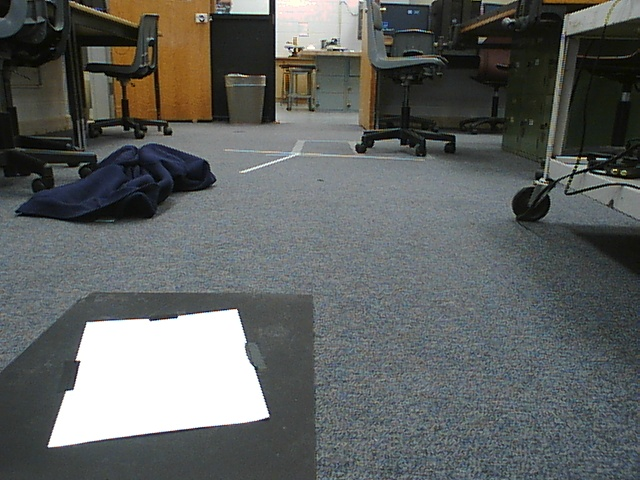
#> input picture Graveyard On Fire/paperCalibrate2.jpg, 640 x 480 px, given in place of the camera
$ python simpleTracking.py   (Python 2 division)   (older library calls are emulated)
#> lines starting #> are read from the running program, lines starting #| are printed output that depends on the picture; after the words box and inside, x2 and y2 are one past the last pixel; in counts of white or black regions, pixels touching at a corner belong together
from collections import deque
import numpy as np
import argparse
import imutils
import cv2

camera = cv2.VideoCapture(0)

while True:

	(grabbed, frame) = camera.read()
#> frame is the input picture: shape (480, 640, 3); mean B, G, R 96.7, 98.2, 95.2
	#frame = cv2.undistort(frame, mtx, dist, None, newcameramtx)

	#perform a gaussian blur on image
	#parameters: source, (sigmaX, sigmaY), border type (0 = defualt)
	blurred_frame = cv2.GaussianBlur(frame, (5,5), 0)

	#convert from bgr to hsv color space
	hsv = cv2.cvtColor(blurred_frame, cv2.COLOR_BGR2HSV)
#> hsv: shape (480, 640, 3); mean H, S, V 73.2, 37, 102.4

	#convert from bgr to gray color space
	gray = cv2.cvtColor(blurred_frame,  cv2.COLOR_BGR2GRAY)
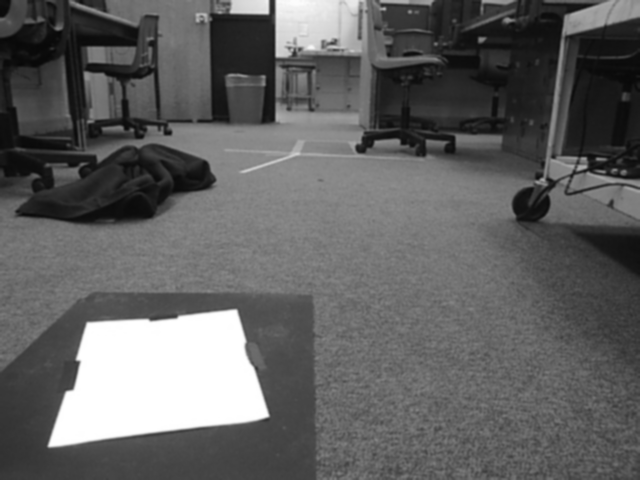
#> gray: shape (480, 640); min 8, max 255, mean 97.1

	#define lower and upper bounds of hsv mask to detect white
	#lowerWhite = np.array([45, 20, 165])
	#upperWhite = np.array([140, 120, 255])

	lowerWhite = np.array([0, 0, 190])
	upperWhite = np.array([150, 200, 255])

	#perform hsv mask on image
	mask = cv2.inRange(hsv, lowerWhite, upperWhite)
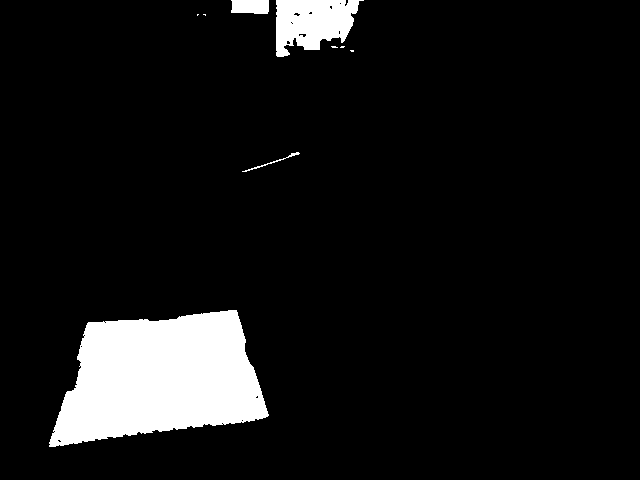
#> mask: shape (480, 640); 8.1% white; 9 white regions (5 under 20 px), largest, box (x1, y1, x2, y2) and area: (49, 310, 269, 447) 20871, (276, 0, 364, 57) 3436, (231, 0, 269, 14) 498, (242, 152, 300, 172) 103
        mask = cv2.erode(mask, None, iterations=2)
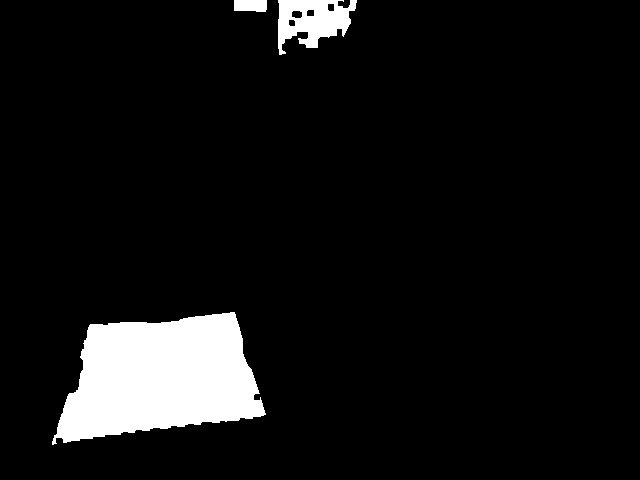
#> mask: shape (480, 640); 7.2% white; 3 white regions, box (x1, y1, x2, y2) and area: (52, 312, 266, 445) 19243, (278, 0, 357, 55) 2593, (234, 0, 267, 12) 372
        mask = cv2.dilate(mask, None, iterations=2)
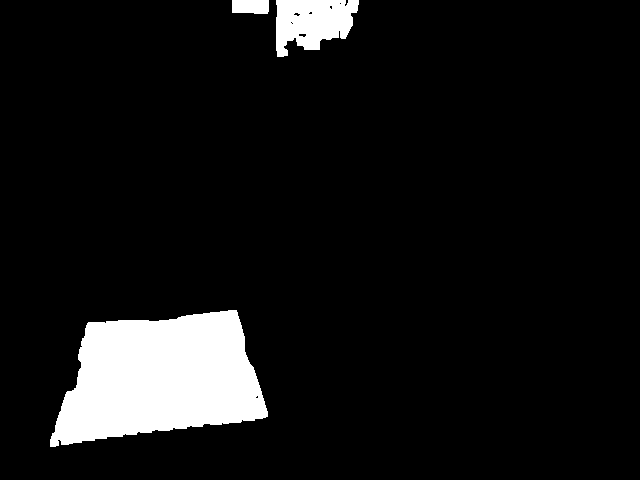
#> mask: shape (480, 640); 8% white; 3 white regions, box (x1, y1, x2, y2) and area: (50, 310, 268, 447) 20759, (276, 0, 359, 57) 3365, (232, 0, 269, 14) 494

	#detect canny edges
	#paramters: source, threshold1, threshold2
	edges = cv2.Canny(mask, 75, 150)
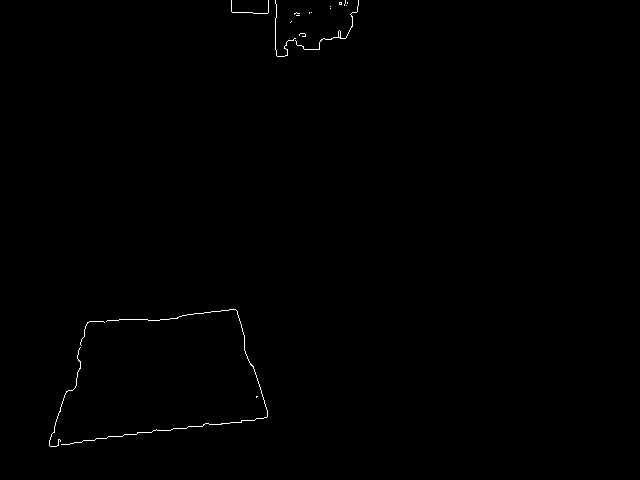
#> edges: shape (480, 640); 0.31% white in thin lines or dots, all inside (x1, y1, x2, y2) = (49, 0, 359, 447)

	# find contours in the mask and initialize the current
        # (x, y) center of the ball
        #cnts = cv2.findContours(mask.copy(), cv2.RETR_EXTERNAL, cv2.CHAIN_APPROX_SIMPLE)[-2]
        cnts = cv2.findContours(mask.copy(), cv2.RETR_EXTERNAL, cv2.CHAIN_APPROX_SIMPLE)
#> cnts = 3 contours; box (x1, y1, x2, y2) and area: (50, 310, 268, 447) 20448, (276, 0, 359, 57) 3252, (232, 0, 269, 14) 445
        cnts = cnts[0] if imutils.is_cv2() else cnts[1]
        center = None

	go = False

        # only proceed if at least one contour was found
        if len(cnts) > 0:
        	# find the largest contour in the mask, then use
        	# it to compute the minimum enclosing circle and
        	# centroid
        	c = max(cnts, key=cv2.contourArea)
#> c = contour of 231 points, box (x1, y1, x2, y2) (50, 310, 268, 447), area 20448
        	x, y, w, h = cv2.boundingRect(c)
#> x = 50; y = 310; w = 218; h = 137
		((a, b), radius) = cv2.minEnclosingCircle(c)
#> a = 153.1; b = 391.8; radius = 116.5
		M = cv2.moments(c)
#> M = moments, m00 20448, centre m10/m00, m01/m00 = (159.7, 377.9)
		center = (int(M["m10"] / M["m00"]), int(M["m01"] / M["m00"]))
#> center = (159, 377)


        	# finding the extreme values
        	extLeft = tuple(c[c[:, :, 0].argmin()][0])
#> extLeft = (50, 439)
        	extRight = tuple(c[c[:, :, 0].argmax()][0])
#> extRight = (267, 416)
        	extTop = tuple(c[c[:, :, 1].argmin()][0])
#> extTop = (228, 310)
        	extBot = tuple(c[c[:, :, 1].argmax()][0])
#> extBot = (50, 446)

		cv2.circle(frame, extLeft, 5, (0, 0, 255), -1)  #red left point
#> frame: shape (480, 640, 3); 0.03% of pixels changed, all inside (x1, y1, x2, y2) = (45, 434, 56, 445)
		cv2.circle(frame, extRight, 5, (0, 255, 0), -1)  #green right point
#> frame: shape (480, 640, 3); mean B, G, R 96.6, 98.2, 95.2
		cv2.circle(frame, extTop, 5, (255, 0, 0), -1)  #blue top point
#> frame: shape (480, 640, 3); mean B, G, R 96.7, 98.2, 95.1
		cv2.circle(frame, extBot, 5, (255, 255, 0), -1)  #teal bottom point
#> frame: shape (480, 640, 3); mean B, G, R 96.7, 98.2, 95.1

		cv2.circle(frame, (170, 143), 5, (0, 0, 255), -1)  #red left point
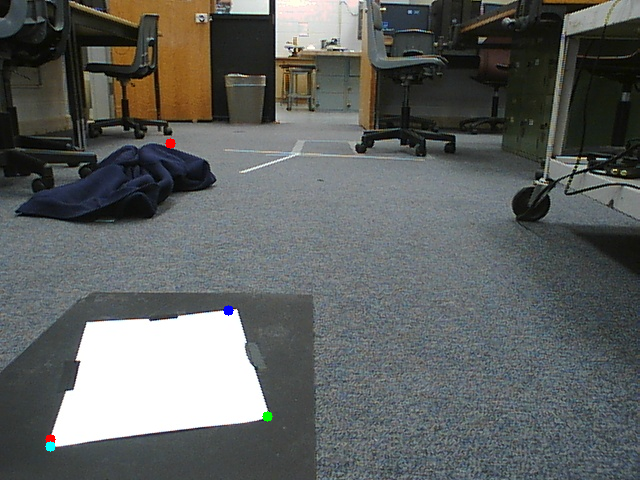
#> frame: shape (480, 640, 3); mean B, G, R 96.7, 98.2, 95.1
		cv2.circle(frame, (318, 228), 5, (0, 255, 0), -1)  #green right point
#> frame: shape (480, 640, 3); 0.03% of pixels changed, all inside (x1, y1, x2, y2) = (313, 223, 324, 234)
		cv2.circle(frame, (261, 105), 5, (255, 0, 0), -1)  #blue top point
#> frame: shape (480, 640, 3); mean B, G, R 96.7, 98.2, 95.1
		cv2.circle(frame, (233, 263), 5, (255, 255, 0), -1)  #teal bottom point
#> frame: shape (480, 640, 3); mean B, G, R 96.7, 98.2, 95

		print "left"
		print extLeft
#| (50, 439)
		print "right"
		print extRight
#| (267, 416)
		print "top"
		print extTop
#| (228, 310)
		print "bot"
		print extBot
#| (50, 446)


	cv2.imshow("frame", frame)
	cv2.imshow("mask", mask)
	key = cv2.waitKey(1) & 0xFF
#> (key q is pressed here)

	# if the 'q' key is pressed, stop the loop
	if key == ord("q"):
		break

# cleanup the camera and close any open windows
camera.release()
cv2.destroyAllWindows()
